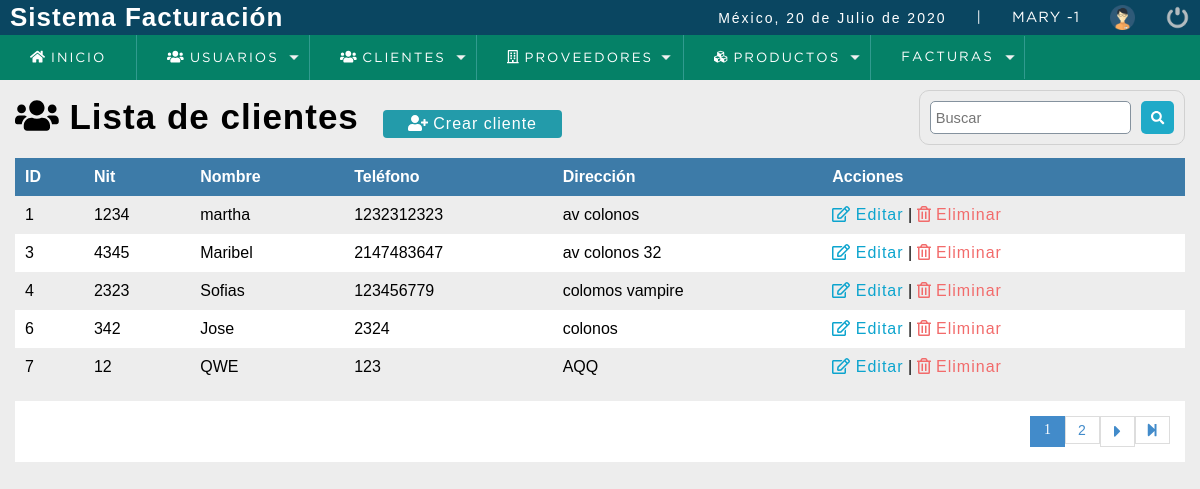
The page /sistema/lista_clientes.php (signed in) on the database its author committed.
### tables this page shows
CREATE TABLE `cliente` (
  `idcliente` int(11) NOT NULL,
  `nit` int(11) DEFAULT NULL,
  `nombre` varchar(80) DEFAULT NULL,
  `telefono` int(11) DEFAULT NULL,
  `direccion` text DEFAULT NULL,
  `dateadd` datetime NOT NULL DEFAULT current_timestamp(),
  `usuario_id` int(11) NOT NULL,
  `estatus` int(11) NOT NULL DEFAULT 1
);

### sistema/lista_clientes.php (the view, shortened to what this page needs)
<?php
	include "../conexion.php";
 ?>
<!DOCTYPE html>
<html lang="en">
<head>
	<?php include "includes/scripts.php"; ?>
</head>
<body>
	<?php include "includes/header.php"; ?>
	<section id="container">
		<h1><i class="fas fa-users"></i> Lista de clientes</h1>
		<a href="registro_cliente.php" class="btn_new"><i class="fas fa-user-plus"></i> Crear cliente</a>
		<form action="buscar_cliente.php" method="get" class="form_search">
			<input type="text" name="busqueda" id="busqueda" placeholder="Buscar">
			<button type="submit" class="btn_search"><i class="fas fa-search"></i></button>
		</form>
		<table>
			<tr>
				<th>ID</th>
				<th>Nit</th>
				<th>Nombre</th>
				<th>Teléfono</th>
				<th>Dirección</th>
				<th>Acciones</th>
			</tr>
<?php
	$sql_registe=mysqli_query($conection,"SELECT COUNT(*) as total_registro FROM cliente WHERE estatus=1");
	$sql_register=mysqli_fetch_array($sql_registe);
	$total_registro=$sql_register['total_registro'];
	$por_pagina=5;
	if (empty($_GET['pagina'])) {
		$pagina=1;
	}else{
		$pagina=$_GET['pagina'];
	}
	$desde=($pagina-1)*$por_pagina;
	$total_paginas=ceil($total_registro/$por_pagina);
	$query=mysqli_query($conection, "SELECT * FROM cliente WHERE estatus=1 ORDER BY idcliente ASC
													LIMIT $desde,$por_pagina");
	$result =mysqli_num_rows($query);
	if ($result>0) {
		while ($data=mysqli_fetch_array($query)) {
			if ($data['nit']==0) {
				$nit = 'C/F';
			}else{
				$nit = $data['nit'];
			}
?>
			<tr>
				<td><?php echo $data['idcliente']; ?></td>
				<td><?php echo $nit; ?></td>
				<td><?php echo $data['nombre']; ?></td>
				<td><?php echo $data['telefono'] ?></td>
				<td><?php echo $data['direccion'] ?></td>
				<td>
					<a class="link_edit" href="editar_cliente.php?id=<?php echo $data['idcliente']; ?>"><i class="far fa-edit"></i> Editar</a>
					<?php if ($_SESSION['rol'] ==1 || $_SESSION['rol'] ==2) { ?>
					|
					<a class="link_delete" href="eliminar_confirmar_cliente.php?id=<?php echo $data['idcliente']; ?>"><i class="far fa-trash-alt"></i> Eliminar</a>
				    <?php } ?>
				</td>
			</tr>
<?php
		}
	}
?>
		</table>
		<div class="paginador">
			<ul>
				<?php
					for ($i=1; $i<=$total_paginas ; $i++) {
						if ($i==$pagina) {
							echo '<li class="pageSelected">'.$i.'</li>';
						}else{
							echo '<li><a href="?pagina='.$i.'">'.$i.'</a></li>';
						}
					}
					if ($pagina!=$total_paginas)
					{
				 ?>
				<li><a href="?pagina=<?php echo $pagina+1; ?>"><i class="fas fa-caret-right fa-lg"></i></a></li>
				<li><a href="?pagina=<?php echo $total_paginas; ?>"><i class="fas fa-step-forward"></i></a></li>
			<?php
				}
			 ?>
			</ul>
		</div>
	</section>
</body>
</html>

### sistema/css/style.css (style rules this page uses)
* { margin: 0; padding: 0; box-sizing: border-box; }
body { background: #ededed; }
h1, h2, h3, h4, h5, h6 { font-family: 'arial'; font-weight: bold; letter-spacing: 1px; }
h1 { font-size: 26px; }
a { text-decoration: none; font-family: arial; letter-spacing: 1px; }
#container { padding: 90px 15px 15px; }
form { background: #FFF; margin: auto; padding: 20px 50px; border: 1px solid #d1d1d1; }
input,select { display: block; width: 100%; font-size: 11pt; padding: 5px; border: 1px solid #85929e; border-radius: 5px; }
#container h1 { font-size: 35px; display: inline-block; }
.btn_new { display: inline-block; background: #239baa; color: #FFF; padding: 5px 25px; border-radius: 4px; margin: 20px; }
table { border-collapse: collapse; font-size: 12pt; font-family: 'arial'; width: 100%; }
table th { text-align: left; padding: 10px; background: #3d7ba8; color: #FFF; }
table tr:nth-child(odd) { background: #FFF; }
table td { padding: 10px; }
.link_edit { color: #0ca4ce; }
.link_delete { color: #f26b6b; }
.paginador ul { padding: 15px; list-style: none; background: #FFF; margin-top: 15px; display: -webkit-flex; display: -moz-flex; display: -ms-flex; display: -o-flex; display: flex; justify-content: flex-end; }
.paginador a, .pageSelected { color: #428bca; border: 1px solid #ddd; padding: 5px; display: inline-block; font-size: 14px; text-align: center; width: 35px; }
.pageSelected { color: #FFF; background: #428bca; border: 1px solid #428bca; }
.form_search { display: -webkit-flex; display: -moz-flex; display: -ms-flex; display: -o-flex; display: flex; float: right; background: initial; padding: 10px; border-radius: 10px; }
.form_search .btn_search { background: #1faac8; color: #FFF; padding: 10px; border: 0; cursor: pointer; margin-left: 10px; display: flex; border-radius: 5px; }

### rows shown on the page
cliente: idcliente "1", nit "1234", nombre "martha", telefono "1232312323", direccion "av colonos"
cliente: idcliente "3", nit "4345", nombre "Maribel", telefono "2147483647", direccion "av colonos 32"
cliente: idcliente "4", nit "2323", nombre "Sofias", telefono "123456779", direccion "colomos vampire"
cliente: idcliente "6", nit "342", nombre "Jose", telefono "2324", direccion "colonos"
cliente: idcliente "7", nit "12", nombre "QWE", telefono "123", direccion "AQQ"

### other values the page prints
fechaC() "20 de Julio de 2020"
$_SESSION['nombre'] "MARY"
$_SESSION['rol'] "1"
